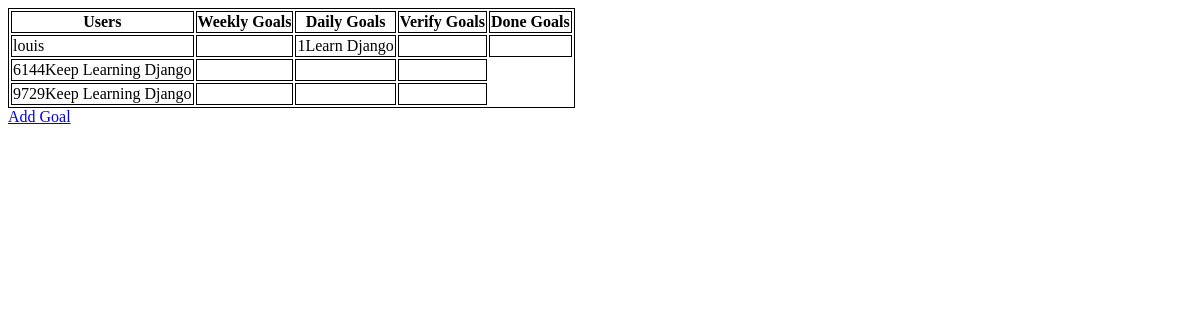
Before: /gbaragboscrumy/home/ with the older database file.
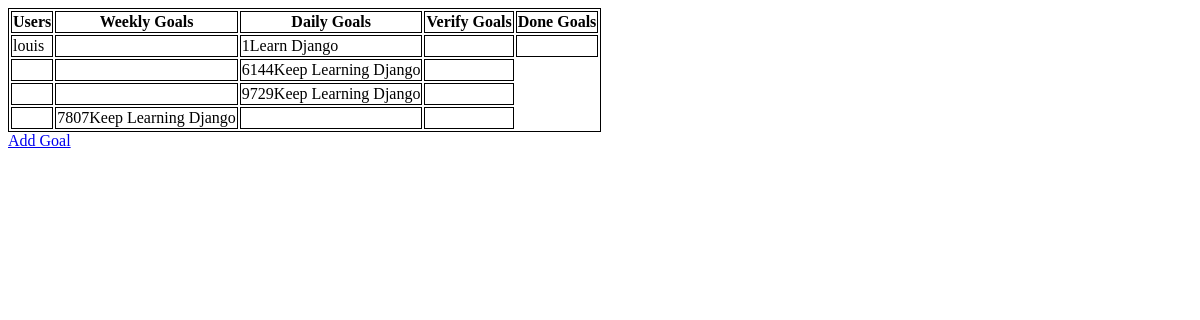
After: the same page with the newer database file.
### gbaragboscrumy/models.py (models this page shows, shortened)
class User(AbstractUser):
    pass

class ScrumyGoals (models.Model):
    goal_name =models.CharField(max_length=20)
    goal_id = models.IntegerField()
    created_by = models.CharField(max_length=20)
    moved_by =models.CharField(max_length=20)
    owner = models.CharField(max_length=20)
    user = models.ForeignKey(User, on_delete=models.CASCADE)
    goal_status = models.ForeignKey(GoalStatus,on_delete=models.PROTECT)

### gbaragboscrumy/views.py (the view)
# urls.py: path('home/', views.home, name  ="home"),
def home(request):
    users = User.objects.all()
    firstuser = users[0]
    goalstatus = GoalStatus.objects.all()
    weeklygoal = goalstatus[0]
    dailygoal = goalstatus[1]
    verifygoal = goalstatus[2]
    donegoal = goalstatus[3]
    goals  = firstuser.scrumygoals_set.all()
    context = {
        'firstuser': firstuser,
        'weeklygoal':weeklygoal,
        'dailygoal':dailygoal,
        'verifygoal':verifygoal,
        'donegoal':donegoal,
        'goals':goals,
        'users':users
    }
    return render(request, 'gbaragboscrumy/home.html',context)

### gbaragboscrumy/templates/gbaragboscrumy/home.html (shortened to what this page needs)
<!DOCTYPE html>
<html lang="en">
<head>
</head>
<body>
    <table>
        <tr>
            <th>Users</th>
            <th>Weekly Goals</th>
            <th>Daily Goals</th>
            <th>Verify Goals</th>
            <th>Done Goals</th>
        </tr>
        <tr>
{% for obj in users %}
            <td>{{obj}}</td>
    {% for goal in obj.scrumygoals_set.all %}
        {%if goal.goal_status.status_name == 'Weekly Goal'%}
                <td> {{goal.goal_id}}{{goal.goal_name}}</td>
                <td></td>
                <td></td>
                <td></td>
        {%elif goal.goal_status.status_name == 'Daily Goal'%}
            <td> </td>
            <td>{{goal.goal_id}}{{goal.goal_name}}</td>
            <td></td>
            <td></td>
        {%elif goal.goal_status.status_name  == 'Verify Goal'%}
        <td></td>
        <td></td>
        <td>{{goal.goal_id}}{{goal.goal_name}}</td>
        <td></td>
        {%else%}
                <td></td>
                <td></td>
                <td></td>
                <td>{{goal.goal_id}}{{goal.goal_name}}</td>
        {%endif%}
    </tr>
    {% endfor %}
{% endfor %}
    </table>
    <div>
        <a href="{% url 'gbaragboscrumy:add_goal'%}">Add Goal</a>
    </div>
</body>
</html>

Changed rows visible on the page:
changed ScrumyGoals (number 2 of 4 on the later page): goal_status_id 1 → 3 (drawn)
changed ScrumyGoals (number 3 of 4 on the later page): goal_status_id 1 → 3 (drawn)
added ScrumyGoals: goal_id "7807", goal_name "Keep Learning Django"
